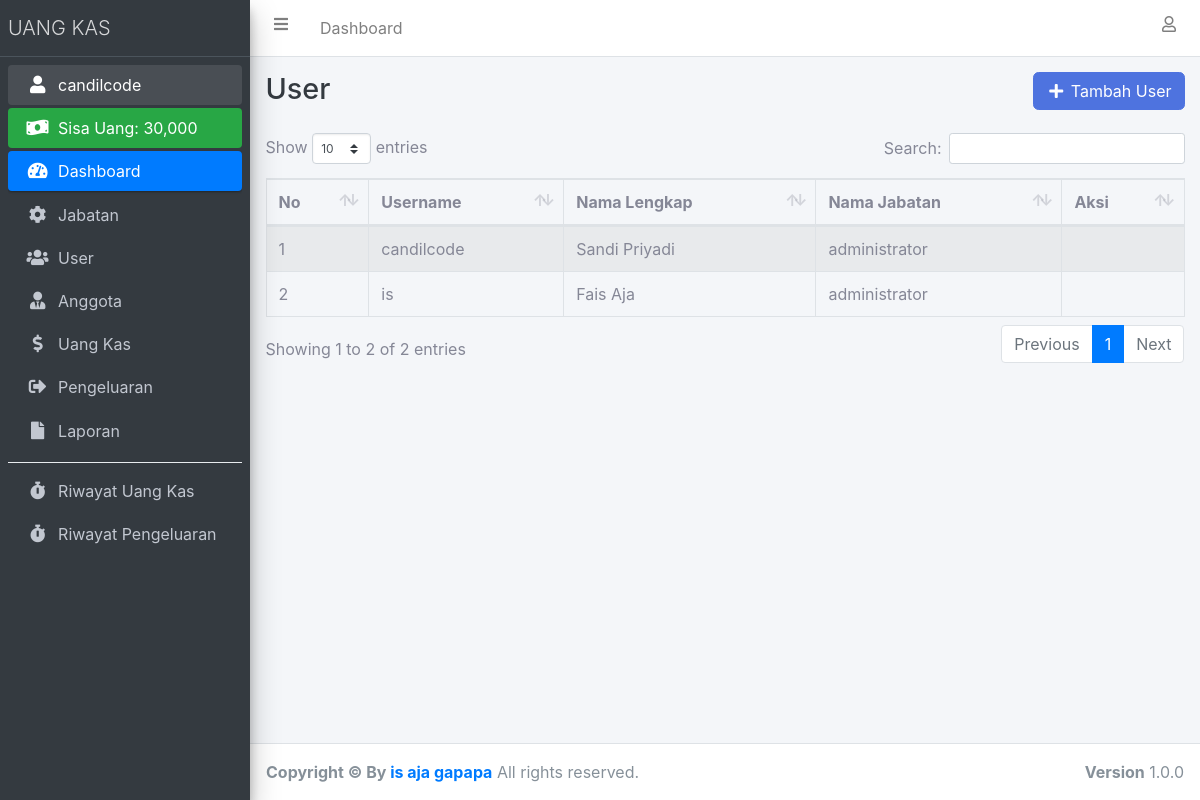
The page /user.php (signed in) on the database its author committed.
### tables this page shows
CREATE TABLE `user` (
  `id_user` int(11) NOT NULL,
  `nama_lengkap` varchar(100) NOT NULL,
  `username` varchar(100) NOT NULL,
  `password` varchar(255) NOT NULL,
  `id_jabatan` int(11) NOT NULL
);

CREATE TABLE `jabatan` (
  `id_jabatan` int(11) NOT NULL,
  `nama_jabatan` varchar(100) NOT NULL
);

### connection.php (called while the page is built, shortened)
<?php
$host		= "sql4.freemysqlhosting.net";
$username	= "sql4467485";
$password	= "C7MLMEHvdV";
$database	= "sql4467485";
	$conn 		= mysqli_connect($host, $username, $password, $database);
if (isset($_SESSION['id_user'])) {
	function dataUser() {
		global $conn;
		$id_user = $_SESSION['id_user'];
		return mysqli_fetch_assoc(mysqli_query($conn, "SELECT * FROM user INNER JOIN jabatan ON user.id_jabatan = jabatan.id_jabatan WHERE id_user = '$id_user'"));
	}
}

### user.php (the view, shortened to what this page needs)
<?php
require 'connection.php';
$user = mysqli_query($conn, "SELECT * FROM user INNER JOIN jabatan ON user.id_jabatan = jabatan.id_jabatan");
?>
<!DOCTYPE html>
<html>
<head>
  <?php include 'include/css.php'; ?>
</head>
<body class="hold-transition sidebar-mini layout-fixed">
  <div class="wrapper">
    <?php include 'include/navbar.php'; ?>
    <?php include 'include/sidebar.php'; ?>
    <div class="content-wrapper">
      <div class="content-header">
        <div class="container-fluid">
          <div class="row justify-content-center mb-2">
            <div class="col-sm text-left">
              <h1 class="m-0 text-dark">User</h1>
            </div>
            <div class="col-sm text-right">
              <button type="button" class="btn btn-primary" data-toggle="modal" data-target="#tambahUserModal"><i class="fas fa-fw fa-plus"></i> Tambah User</button>
            </div>
          </div>
        </div>
      </div>
      <section class="content">
        <div class="container-fluid">
          <div class="row">
            <div class="col-lg">
              <div class="table-responsive">
                <table class="table table-striped table-hover table-bordered" id="table_id">
                  <thead>
                    <tr>
                      <th>No</th>
                      <th>Username</th>
                      <th>Nama Lengkap</th>
                      <th>Nama Jabatan</th>
                      <th>Aksi</th>
                    </tr>
                  </thead>
                  <tbody>
                    <?php $i = 1; ?>
                    <?php foreach ($user as $du) : ?>
                      <tr>
                        <td><?= $i++; ?></td>
                        <td><?= $du['username']; ?></td>
                        <td><?= $du['nama_lengkap']; ?></td>
                        <td><?= $du['nama_jabatan']; ?></td>
                        <td>
                        </td>
                      </tr>
                    <?php endforeach ?>
                  </tbody>
                </table>
              </div>
            </div>
          </div>
        </div>
      </section>
    </div>
    <footer class="main-footer">
      <strong>Copyright &copy; By<a href="https://www.instagram.com/isajagapapa/" target="_blank"> is aja gapapa</a></strong>
      All rights reserved.
      <div class="float-right d-none d-sm-inline-block">
        <b>Version</b> 1.0.0
      </div>
    </footer>
  </div>
</body>
</html>

### include/sidebar.php
<?php
  $dataUser = dataUser();
  $jml_pengeluaran = mysqli_fetch_assoc(mysqli_query($conn, "SELECT sum(jumlah_pengeluaran) as jml_pengeluaran FROM pengeluaran"));
  $jml_pengeluaran = $jml_pengeluaran['jml_pengeluaran'];
  $jml_uang_kas = mysqli_fetch_assoc(mysqli_query($conn, "SELECT sum(minggu_ke_1 + minggu_ke_2 + minggu_ke_3 + minggu_ke_4) as jml_uang_kas FROM uang_kas"));
  $jml_uang_kas = $jml_uang_kas['jml_uang_kas'];
?>
<aside class="main-sidebar sidebar-dark-primary elevation-4">
  <a href="index.php" class="brand-link">
    <span class="brand-text font-weight-light">UANG KAS</span>
  </a>
  <div class="sidebar">
    <nav class="mt-2">
      <ul class="nav nav-pills nav-sidebar flex-column" data-widget="treeview" role="menu" data-accordion="false">
        <li class="nav-item has-treeview menu-open">
          <a href="profile.php" class="nav-link"><i class="nav-icon fas fa-fw fa-user"></i> <p><?= $dataUser['username']; ?></p></a>
        </li>
        <li class="nav-item">
          <div class="bg-success nav-link text-white">
            <i class="nav-icon fas fa-money-bill-wave"></i>
            <p>
              Sisa Uang: <?= number_format($jml_uang_kas - $jml_pengeluaran); ?>
            </p>
          </div>
        </li>
        <li class="nav-item has-treeview menu-open">
          <a href="index1.php" class="nav-link active">
            <i class="nav-icon fas fa-tachometer-alt"></i>
            <p>
              Dashboard
            </p>
          </a>
        </li>
        <?php if ($dataUser['id_jabatan'] == '1'): ?>
          <li class="nav-item">
            <a href="jabatan.php" class="nav-link">
              <i class="nav-icon fas fa-cog"></i>
              <p>
                Jabatan
              </p>
            </a>
          </li>
          <li class="nav-item">
            <a href="user.php" class="nav-link">
              <i class="nav-icon fas fa-users"></i>
              <p>
                User
              </p>
            </a>
          </li>
        <?php endif ?>
        <li class="nav-item">
          <a href="siswa.php" class="nav-link">
            <i class="fas fa-user-tie nav-icon"></i>
            <p>Anggota</p>
          </a>
        </li>
        <li class="nav-item">
          <a href="uang_kas.php" class="nav-link">
            <i class="fas fa-dollar-sign nav-icon"></i>
            <p>Uang Kas</p>
          </a>
        </li>
        <li class="nav-item">
          <a href="pengeluaran.php" class="nav-link">
            <i class="fas fa-sign-out-alt nav-icon"></i>
            <p>Pengeluaran</p>
          </a>
        </li>
        <li class="nav-item">
          <a href="laporan.php" class="nav-link">
            <i class="fas fa-file nav-icon"></i>
            <p>Laporan</p>
          </a>
        </li>
        <div class="dropdown-divider"></div>
        <li class="nav-item">
          <a href="riwayat.php" class="nav-link">
            <i class="fas fa-stopwatch nav-icon"></i>
            <p>Riwayat Uang Kas</p>
          </a>
        </li>
        <li class="nav-item">
          <a href="riwayat_pengeluaran.php" class="nav-link">
            <i class="fas fa-stopwatch nav-icon"></i>
            <p>Riwayat Pengeluaran</p>
          </a>
        </li>
      </ul>
    </nav>
  </div>
</aside>

### rows shown on the page
user: username "candilcode", nama_lengkap "Sandi Priyadi", id_jabatan.nama_jabatan "administrator"
user: username "is", nama_lengkap "Fais Aja", id_jabatan.nama_jabatan "administrator"

### other values the page prints
$jml_uang_kas - $jml_pengeluaran "30,000"
